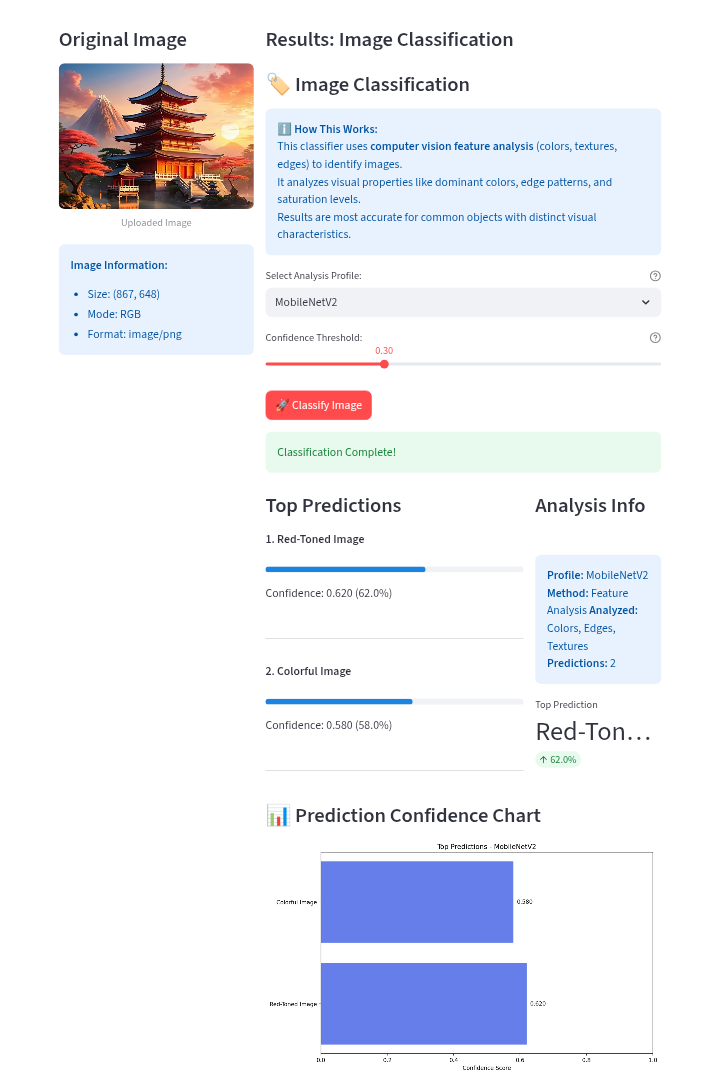
#> input picture Image classification.png, 720 x 1085 px
$ python -i object_detection.py   (imports and definitions only)
#> lines starting #> are read from the running program, lines starting #| are printed output that depends on the picture; after the words box and inside, x2 and y2 are one past the last pixel; in counts of white or black regions, pixels touching at a corner belong together
import streamlit as st
import numpy as np
from PIL import Image, ImageDraw, ImageFont
import cv2
import requests
import os

# COCO class names
COCO_CLASSES = [
    'person', 'bicycle', 'car', 'motorcycle', 'airplane', 'bus', 'train', 'truck',
    'boat', 'traffic light', 'fire hydrant', 'stop sign', 'parking meter', 'bench',
    'bird', 'cat', 'dog', 'horse', 'sheep', 'cow', 'elephant', 'bear', 'zebra',
    'giraffe', 'backpack', 'umbrella', 'handbag', 'tie', 'suitcase', 'frisbee',
    'skis', 'snowboard', 'sports ball', 'kite', 'baseball bat', 'baseball glove',
    'skateboard', 'surfboard', 'tennis racket', 'bottle', 'wine glass', 'cup',
    'fork', 'knife', 'spoon', 'bowl', 'banana', 'apple', 'sandwich', 'orange',
    'broccoli', 'carrot', 'hot dog', 'pizza', 'donut', 'cake', 'chair', 'couch',
    'potted plant', 'bed', 'dining table', 'toilet', 'tv', 'laptop', 'mouse',
    'remote', 'keyboard', 'cell phone', 'microwave', 'oven', 'toaster', 'sink',
    'refrigerator', 'book', 'clock', 'vase', 'scissors', 'teddy bear', 'hair drier',
    'toothbrush'
]

def detect_objects_opencv(image, confidence_threshold=0.5):
    """Object detection using OpenCV's DNN module with YOLO"""
#> called with confidence_threshold = 0.5
    try:
        # Convert PIL to OpenCV format
        img_array = np.array(image)
        img_cv = cv2.cvtColor(img_array, cv2.COLOR_RGB2BGR)
#> img_cv is the input picture: shape (1085, 720, 3); mean B, G, R 244.1, 238.1, 237.2
        height, width = img_cv.shape[:2]
#> height = 1085; width = 720

        # Create blob from image
        blob = cv2.dnn.blobFromImage(img_cv, 1/255.0, (416, 416), swapRB=True, crop=False)

        # Simulate YOLO detection (simplified for demo)
        # In a real implementation, you would load a YOLO model
        detections = []

        # Simple edge-based object detection as fallback
        gray = cv2.cvtColor(img_cv, cv2.COLOR_BGR2GRAY)
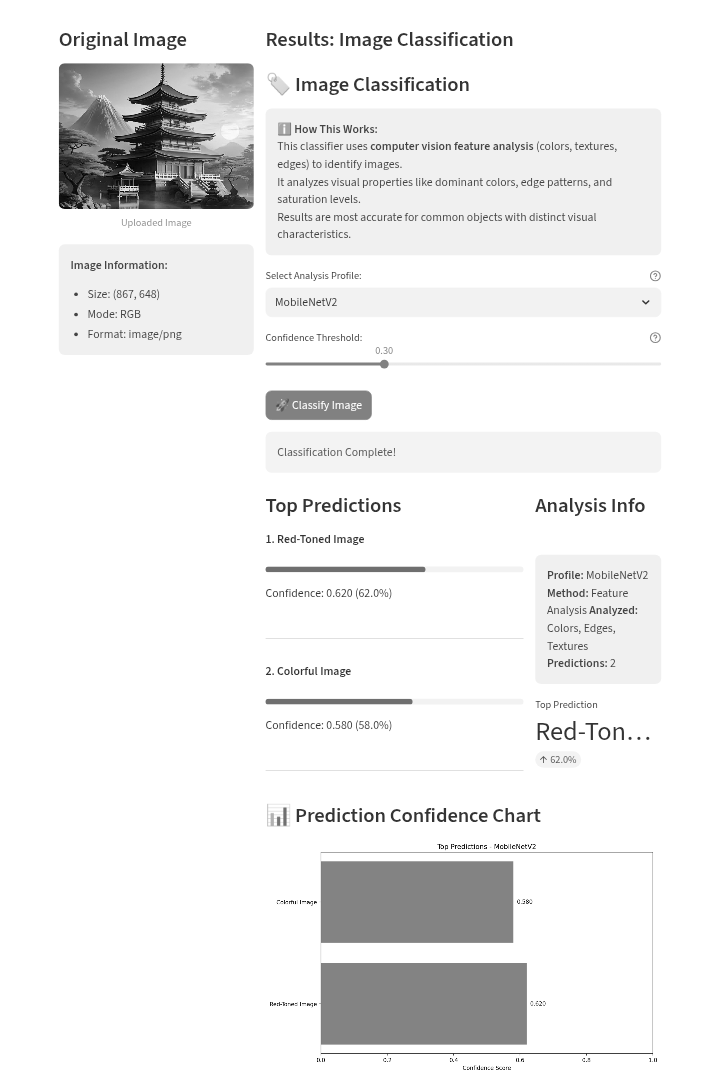
#> gray: shape (1085, 720); min 0, max 255, mean 238.5
        edges = cv2.Canny(gray, 50, 150)
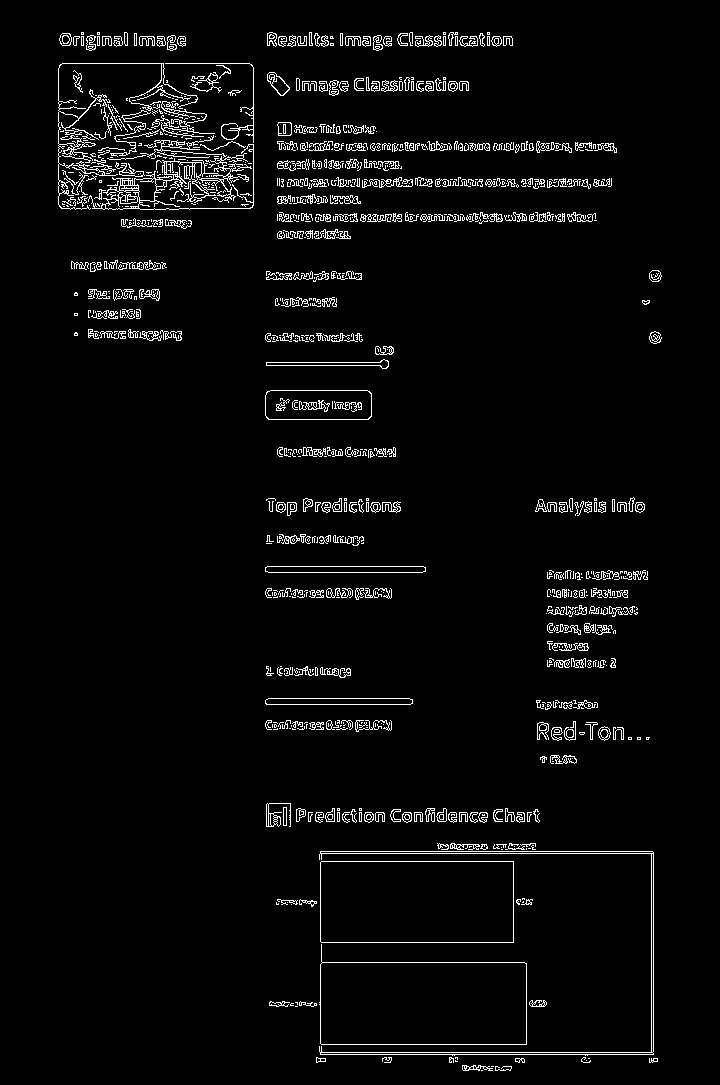
#> edges: shape (1085, 720); 3.7% white in thin lines or dots, all inside (x1, y1, x2, y2) = (58, 32, 662, 1071)
        contours, _ = cv2.findContours(edges, cv2.RETR_EXTERNAL, cv2.CHAIN_APPROX_SIMPLE)
#> contours = 850 contours, 656 with area under 20; largest, box (x1, y1, x2, y2) and area: (319, 944, 527, 1045) 16890, (320, 861, 514, 943) 15632, (265, 390, 372, 420) 3050, (88, 144, 254, 210) 1800, (319, 851, 654, 1056) 1736

        # Calculate dynamic area threshold based on image size (0.1% of total area)
        min_area = (width * height) * 0.001
#> min_area = 781.2

        for i, contour in enumerate(contours[:20]):  # Check more contours
            area = cv2.contourArea(contour)
            if area > min_area:  # Filter very small areas
                x, y, w, h = cv2.boundingRect(contour)
                # Calculate confidence based on size and aspect ratio
                area_ratio = area / (width * height)
                aspect_ratio = w / h if h > 0 else 1

                # Higher confidence for reasonably sized objects with good aspect ratios
                base_confidence = 0.6
                area_score = min(0.25, area_ratio * 50)  # Up to 0.25 based on area
                aspect_score = 0.1 if 0.2 < aspect_ratio < 5 else 0  # Bonus for reasonable shapes

                confidence = min(0.95, base_confidence + area_score + aspect_score)

                if confidence >= confidence_threshold:
                    detections.append({
                        'bbox': [x, y, w, h],
                        'confidence': confidence,
                        'class': 'object',  # Generic class
                        'class_id': 0
                    })
#> this loop made 20 passes
#> area on passes 4, 9, 14, 19, 20: 79.5, 25.5, 30, 49.5, 47.5
#> after the loop, detections = []

        return detections

    except Exception as e:
        st.error(f"Error in object detection: {str(e)}")
        return []

# [135 lines left out: functions draw_detections, run, not called in this run]

>>> import cv2
>>> picture = cv2.cvtColor(cv2.imread('../Image classification.png'), cv2.COLOR_BGR2RGB)
>>> result = detect_objects_opencv(picture)
#> result = []

$ run again, on Custom enhancement.png
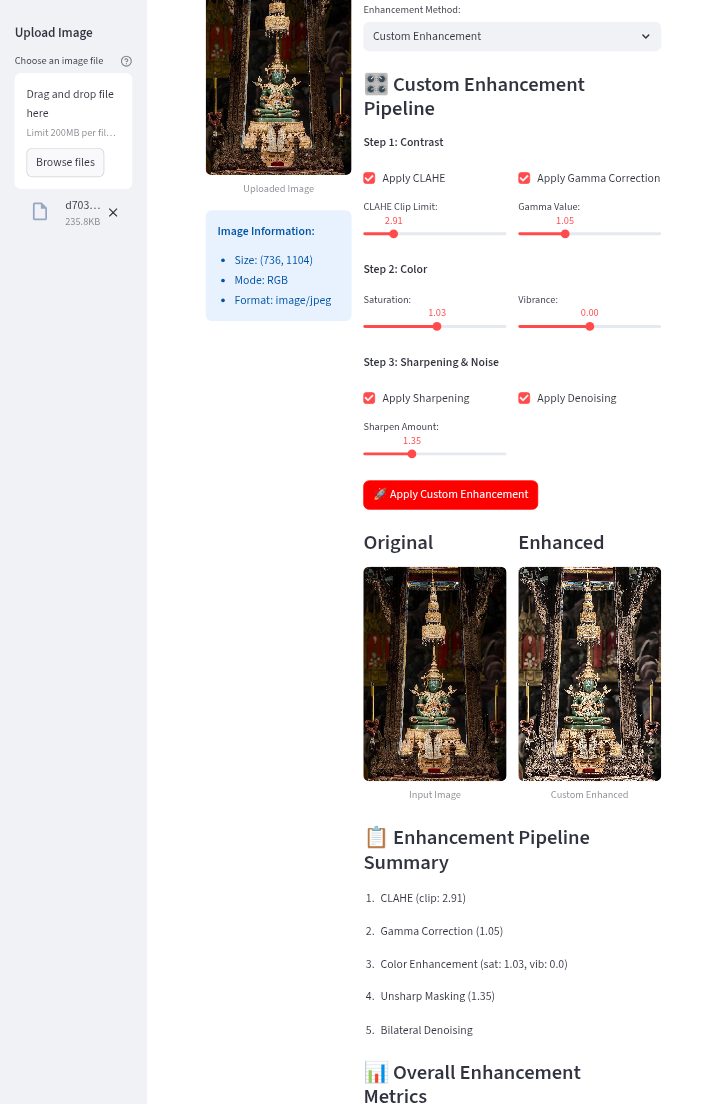
#> input picture Custom enhancement.png, 720 x 1104 px
#> in detect_objects_opencv, img_cv is the input picture: shape (1104, 720, 3); mean B, G, R 225.7, 225.8, 228.6
#> in detect_objects_opencv, `gray = cv2.cvtColor(img_cv, cv2.COLOR_BGR2GRAY)`:
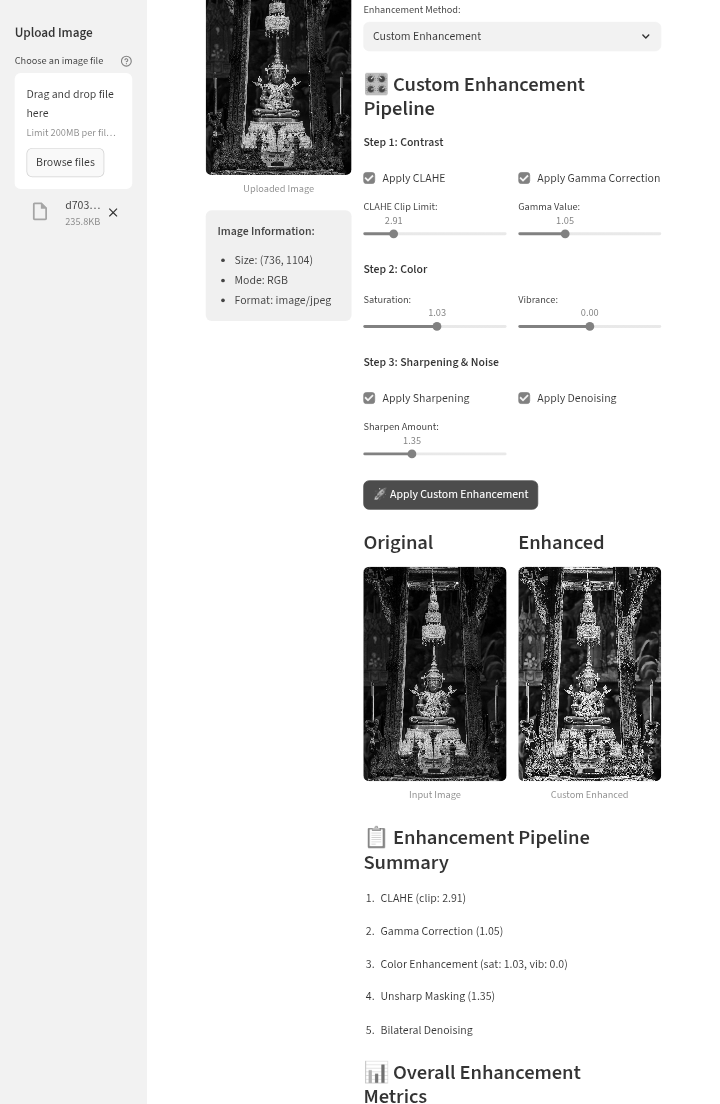
#> gray: shape (1104, 720); min 0, max 255, mean 226.6
#> in detect_objects_opencv, `edges = cv2.Canny(gray, 50, 150)`:
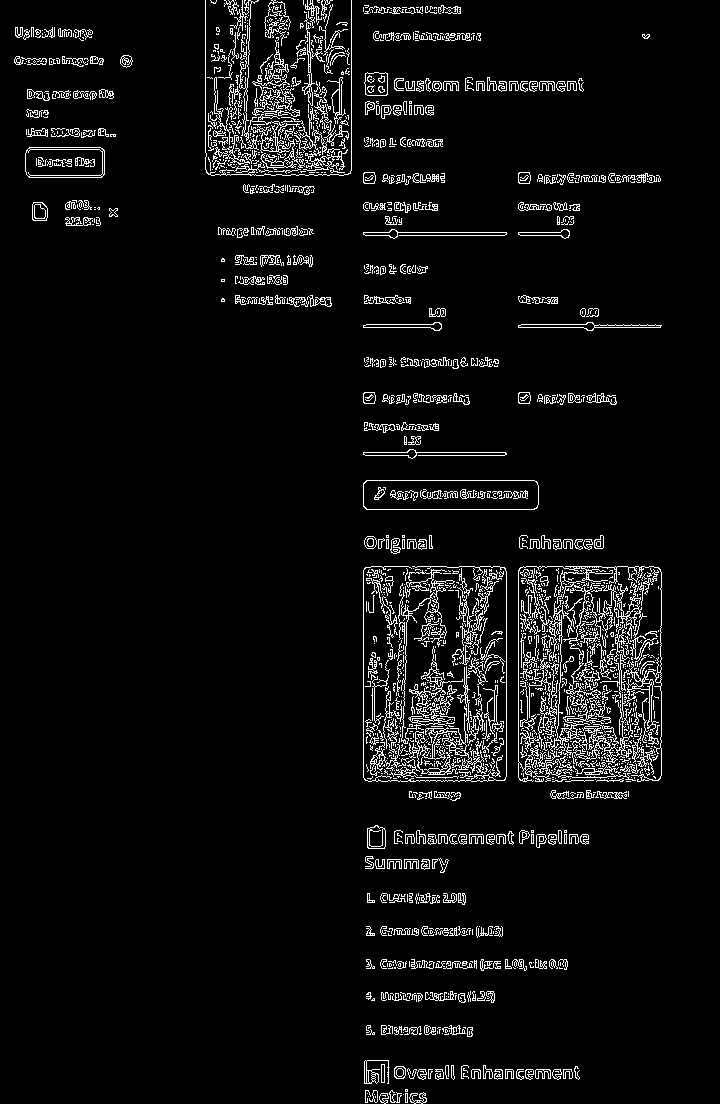
#> edges: shape (1104, 720); 5.5% white in thin lines or dots
#> contours = 1520 contours, 1295 with area under 20; largest, box (x1, y1, x2, y2) and area: (363, 480, 539, 510) 5051, (25, 147, 105, 178) 2340, (518, 566, 662, 782) 1773, (521, 578, 611, 752) 814, (401, 706, 488, 775) 605
#> the loop in detect_objects_opencv, `for i, contour in enumerate(contours[:20]):` made 20 passes
#> area on passes 4, 6, 8, 13, 14, 15, 16, 18: 60.5, 89.5, 48, 51, 60.5, 82.5, 57.5, 44.5
#> after the loop in detect_objects_opencv, `for i, contour in enumerate(contours[:20]):`: detections = []
